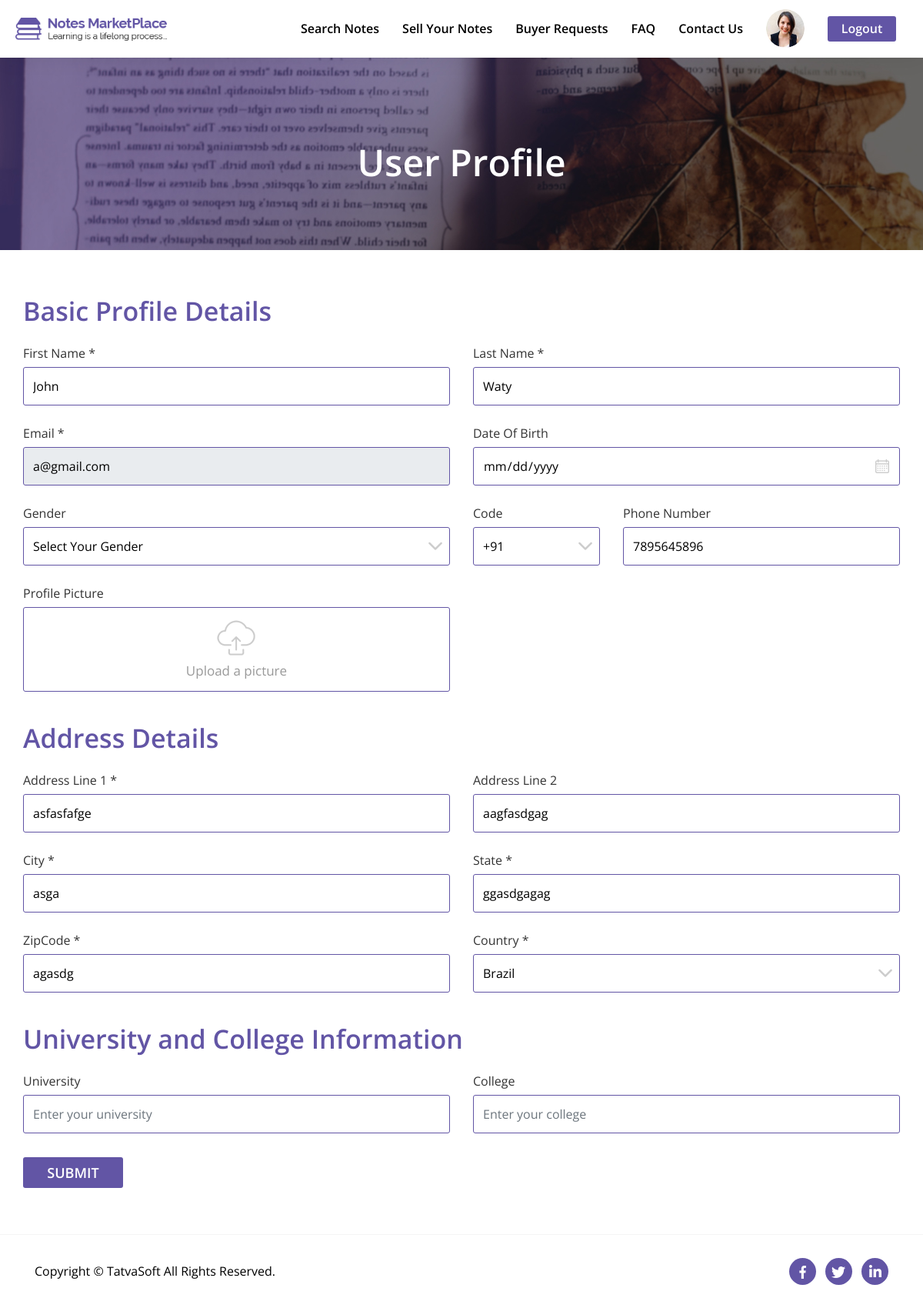
Screenshot of /Front/html/user-profile.php (signed in) with the database file from the repository.
### tables this page shows
CREATE TABLE `user_profile` (
  `ProfileID` int(11) NOT NULL,
  `UserID` int(11) NOT NULL,
  `DOB` date DEFAULT NULL,
  `Gender` int(11) DEFAULT NULL,
  `SecondaryEmail` varchar(100) NOT NULL,
  `CountryCode` varchar(5) NOT NULL,
  `PhoneNumber` varchar(20) NOT NULL,
  `ProfilePicture` varchar(500) DEFAULT NULL,
  `AddressLine1` varchar(100) NOT NULL,
  `AddressLine2` varchar(100) NOT NULL,
  `City` varchar(50) NOT NULL,
  `State` varchar(50) NOT NULL,
  `ZipCode` varchar(50) NOT NULL,
  `Country` varchar(50) NOT NULL,
  `University` varchar(100) DEFAULT NULL,
  `College` varchar(100) DEFAULT NULL,
  `CreatedDate` datetime DEFAULT current_timestamp(),
  `CreatedBy` int(11) DEFAULT NULL,
  `ModifiedDate` datetime DEFAULT NULL ON UPDATE current_timestamp(),
  `ModifiedBy` int(11) DEFAULT NULL
);

CREATE TABLE `users` (
  `UserID` int(11) NOT NULL,
  `RoleID` int(11) NOT NULL DEFAULT 3,
  `FirstName` varchar(50) NOT NULL,
  `LastName` varchar(50) NOT NULL,
  `EmailID` varchar(100) NOT NULL,
  `Password` varchar(24) NOT NULL,
  `IsEmailVerified` bit(1) NOT NULL DEFAULT b'0',
  `CreatedDate` datetime DEFAULT current_timestamp(),
  `CreatedBy` int(11) DEFAULT NULL,
  `ModifiedDate` datetime DEFAULT NULL ON UPDATE current_timestamp(),
  `ModifiedBy` int(11) DEFAULT NULL,
  `IsActive` bit(1) NOT NULL DEFAULT b'1'
);

### Front/html/user-profile.php (the view, shortened to what the rows shown need)
<?php include "../includes/head.php"; ?>
<body>
    <section id="user-profile">
        <div class="only-white-nav extra-style-nav">
            <header class="site-header">
                <div class="header-wrapper">
                    <div class="navigation-wrapper">
                        <nav class="main-nav">
                            <ul class="menu-navigation">
                                <li class="logged-in-user-photo-li">
                                    <div class="dropdown">
                                        <a href="#" role="button" id="dropdownMenuLink" data-toggle="dropdown" aria-haspopup="true" aria-expanded="false">
                                            <div class="logged-in-user-photo">
                                                <img src="<?php echo $user_dp_path; ?>" alt="User Photo" class="rounded-circle">
                                            </div>
                                        </a>
                                    </div>
                                </li>
                            </ul>
                        </nav>
                    </div>
                </div>
            </header>
        </div>
        <div class="general-box">
            <div class="content-box-lg">
                <div class="container">
                    <div class="row">
                        <?php
                        $UserID = $_SESSION['UserID'];
                        $get_user_profile = "SELECT * FROM user_profile WHERE UserID = {$UserID} ";
                        $get_user_profile_query = mysqli_query($connection, $get_user_profile);
                        $get_user_profile_row = mysqli_fetch_assoc($get_user_profile_query);
                        $getPhoneNumber = empty($get_user_profile_row['PhoneNumber']) ? null : $get_user_profile_row['PhoneNumber'];
                        $getAddressLine1 = empty($get_user_profile_row['AddressLine1']) ? null : $get_user_profile_row['AddressLine1'];
                        $getAddressLine2 = empty($get_user_profile_row['AddressLine2']) ? null : $get_user_profile_row['AddressLine2'];
                        $getCity = empty($get_user_profile_row['City']) ? null : $get_user_profile_row['City'];
                        $getState = empty($get_user_profile_row['State']) ? null : $get_user_profile_row['State'];
                        $getZipCode = empty($get_user_profile_row['ZipCode']) ? null : $get_user_profile_row['ZipCode'];
                        $get_user_details = "SELECT * FROM users WHERE UserID = {$UserID} ";
                        $get_user_details_query = mysqli_query($connection, $get_user_details);
                        $get_user_details_row = mysqli_fetch_assoc($get_user_details_query);
                        $get_user_fname = $get_user_details_row['FirstName'];
                        $get_user_lname = $get_user_details_row['LastName'];
                        $get_user_email = $get_user_details_row['EmailID'];
                        ?>
                        <form action="" method="POST" enctype="multipart/form-data" id="user-profile-form">
                            <div class="row">
                                <div class="col-md-6 col-sm-6">
                                    <div class="form-group">
                                        <label class="info-label">First Name *</label>
                                        <input type="text" name="FirstName" value="<?php echo $get_user_fname; ?>" class="form-control input-box-style" placeholder="Enter your first name">
                                    </div>
                                </div>
                                <div class="col-md-6 col-sm-6">
                                    <div class="form-group">
                                        <label class="info-label">Last Name *</label>
                                        <input type="text" name="LastName" value="<?php echo $get_user_lname; ?>" class="form-control input-box-style" placeholder="Enter your last name">
                                    </div>
                                </div>
                                <div class="col-md-6 col-sm-6">
                                    <div class="form-group">
                                        <label class="info-label">Email *</label>
                                        <input type="email" name="EmailID" value="<?php echo $get_user_email; ?>" class="form-control input-box-style" placeholder="Enter your email address" readonly>
                                    </div>
                                </div>
                                <div class="col-md-4 col-sm-4">
                                    <div class="form-group">
                                        <label class="info-label">Phone Number</label>
                                        <input type="text" name="PhoneNumber" value="<?php echo $getPhoneNumber; ?>" class="form-control input-box-style" placeholder="Enter your phone number">
                                    </div>
                                </div>
                                <div class="col-md-6 col-sm-6">
                                    <div class="form-group">
                                        <label class="info-label">Address Line 1 *</label>
                                        <input type="text" name="AddressLine1" value="<?php echo $getAddressLine1; ?>" class="form-control input-box-style" placeholder="Enter your address">
                                    </div>
                                </div>
                                <div class="col-md-6 col-sm-6">
                                    <div class="form-group">
                                        <label class="info-label">Address Line 2</label>
                                        <input type="text" name="AddressLine2" value="<?php echo $getAddressLine2; ?>" class="form-control input-box-style" placeholder="Enter your address">
                                    </div>
                                </div>
                                <div class="col-md-6 col-sm-6">
                                    <div class="form-group">
                                        <label class="info-label">City *</label>
                                        <input type="text" name="City" value="<?php echo $getCity; ?>" class="form-control input-box-style" placeholder="Enter your city">
                                    </div>
                                </div>
                                <div class="col-md-6 col-sm-6">
                                    <div class="form-group">
                                        <label class="info-label">State *</label>
                                        <input type="text" name="State" value="<?php echo $getState; ?>" class="form-control input-box-style" placeholder="Enter your state">
                                    </div>
                                </div>
                                <div class="col-md-6 col-sm-6">
                                    <div class="form-group">
                                        <label class="info-label">ZipCode *</label>
                                        <input type="text" name="ZipCode" value="<?php echo $getZipCode; ?>" class="form-control input-box-style" placeholder="Enter your zipcode">
                                    </div>
                                </div>
                            </div>
                        </form>
                    </div>
                </div>
            </div>
        </div>
    </section>
</body>
</html>

### rows the page displays
user_profile: ProfilePicture (picture), PhoneNumber "7895645896", AddressLine1 "asfasfafge", AddressLine2 "aagfasdgag", City "asga", State "ggasdgagag", ZipCode "agasdg"
users: FirstName "John", LastName "Waty", EmailID "a@gmail.com"

### other values shown
form field Country "Brazil"
